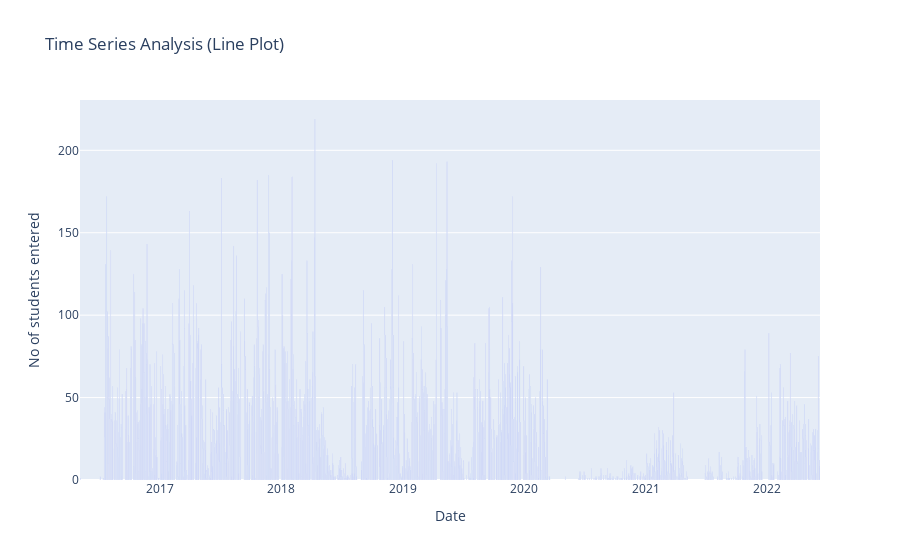

This figure's notebook cell:
### Markdown cell above
## Time series analysis Library usage trends over the period of 2016-22

Please use zoom to view more specific results

### Code cell
figure = px.bar(EntryCount, x=EntryCount.issue_date,
                 y=EntryCount.adm_no,
                 title="Time Series Analysis (Bar Plot)")
figure.update_layout(xaxis_title='Date', yaxis_title='No of students entered')
figure.show()

### Figure 1 — Plotly figure (JSON) as saved in the notebook; plotly's stock layout.template omitted (floating-point values rounded to 4 significant figures; data arrays with more than 128 entries replaced by an {"elided": "..."} marker saying what was removed)
{"data": [{"alignmentgroup": "True", "hovertemplate": "issue_date=%{x}<br>adm_no=%{y}<extra></extra>", "legendgroup": "", "marker": {"color": "#636efa", "pattern": {"shape": ""}}, "name": "", "offsetgroup": "", "orientation": "v", "showlegend": false, "textposition": "auto", "type": "bar", "x": {"elided": "1250 str values"}, "xaxis": "x", "y": {"elided": "1250 int values"}, "yaxis": "y"}], "layout": {"barmode": "relative", "legend": {"tracegroupgap": 0}, "title": {"text": "Time Series Analysis (Line Plot)"}, "xaxis": {"anchor": "y", "domain": [0, 1], "title": {"text": "Date"}}, "yaxis": {"anchor": "x", "domain": [0, 1], "title": {"text": "No of students entered"}}}}
